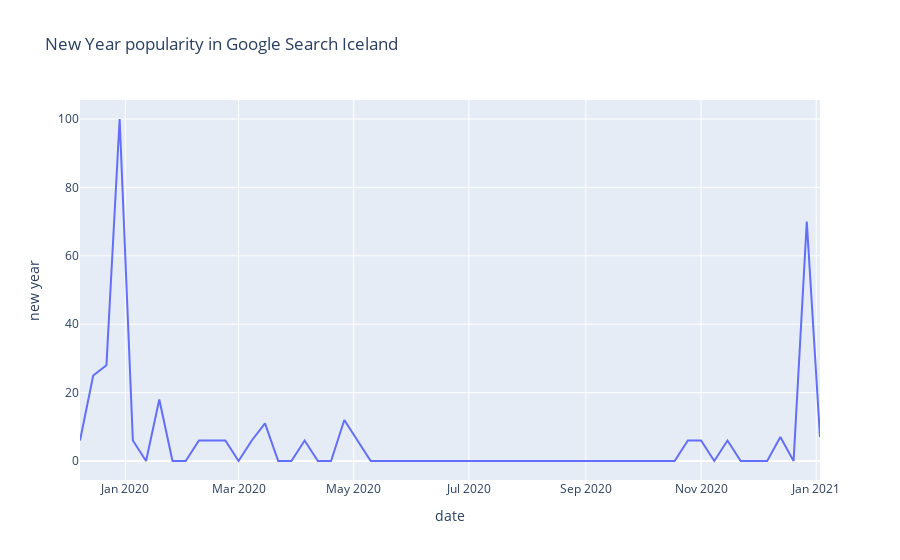

Write notebook code for a chart like this one.
### Code cell
pytrends.build_payload(keywords, geo='IS', timeframe='2019-12-04 2021-01-03', cat=0)
df3 = pytrends.interest_over_time()

df3.to_csv('1-3-IS.csv')
df3.reset_index(inplace=True)
fig3 = px.line(df3, x="date", y="new year", title='New Year popularity in Google Search Iceland')
fig3.show()

### Figure 1 — Plotly figure (JSON) as saved in the notebook; plotly's stock layout.template omitted (floating-point values rounded to 4 significant figures)
{"data": [{"hovertemplate": "date=%{x}<br>new year=%{y}<extra></extra>", "legendgroup": "", "line": {"color": "#636efa", "dash": "solid"}, "mode": "lines", "name": "", "orientation": "v", "showlegend": false, "type": "scatter", "x": ["2019-12-08T00:00:00", "2019-12-15T00:00:00", "2019-12-22T00:00:00", "2019-12-29T00:00:00", "2020-01-05T00:00:00", "2020-01-12T00:00:00", "2020-01-19T00:00:00", "2020-01-26T00:00:00", "2020-02-02T00:00:00", "2020-02-09T00:00:00", "2020-02-16T00:00:00", "2020-02-23T00:00:00", "2020-03-01T00:00:00", "2020-03-08T00:00:00", "2020-03-15T00:00:00", "2020-03-22T00:00:00", "2020-03-29T00:00:00", "2020-04-05T00:00:00", "2020-04-12T00:00:00", "2020-04-19T00:00:00", "2020-04-26T00:00:00", "2020-05-03T00:00:00", "2020-05-10T00:00:00", "2020-05-17T00:00:00", "2020-05-24T00:00:00", "2020-05-31T00:00:00", "2020-06-07T00:00:00", "2020-06-14T00:00:00", "2020-06-21T00:00:00", "2020-06-28T00:00:00", "2020-07-05T00:00:00", "2020-07-12T00:00:00", "2020-07-19T00:00:00", "2020-07-26T00:00:00", "2020-08-02T00:00:00", "2020-08-09T00:00:00", "2020-08-16T00:00:00", "2020-08-23T00:00:00", "2020-08-30T00:00:00", "2020-09-06T00:00:00", "2020-09-13T00:00:00", "2020-09-20T00:00:00", "2020-09-27T00:00:00", "2020-10-04T00:00:00", "2020-10-11T00:00:00", "2020-10-18T00:00:00", "2020-10-25T00:00:00", "2020-11-01T00:00:00", "2020-11-08T00:00:00", "2020-11-15T00:00:00", "2020-11-22T00:00:00", "2020-11-29T00:00:00", "2020-12-06T00:00:00", "2020-12-13T00:00:00", "2020-12-20T00:00:00", "2020-12-27T00:00:00", "2021-01-03T00:00:00"], "xaxis": "x", "y": [6, 25, 28, 100, 6, 0, 18, 0, 0, 6, 6, 6, 0, 6, 11, 0, 0, 6, 0, 0, 12, 6, 0, 0, 0, 0, 0, 0, 0, 0, 0, 0, 0, 0, 0, 0, 0, 0, 0, 0, 0, 0, 0, 0, 0, 0, 6, 6, 0, 6, 0, 0, 0, 7, 0, 70, 7], "yaxis": "y"}], "layout": {"legend": {"tracegroupgap": 0}, "title": {"text": "New Year popularity in Google Search Iceland"}, "xaxis": {"anchor": "y", "domain": [0, 1], "title": {"text": "date"}}, "yaxis": {"anchor": "x", "domain": [0, 1], "title": {"text": "new year"}}}}
